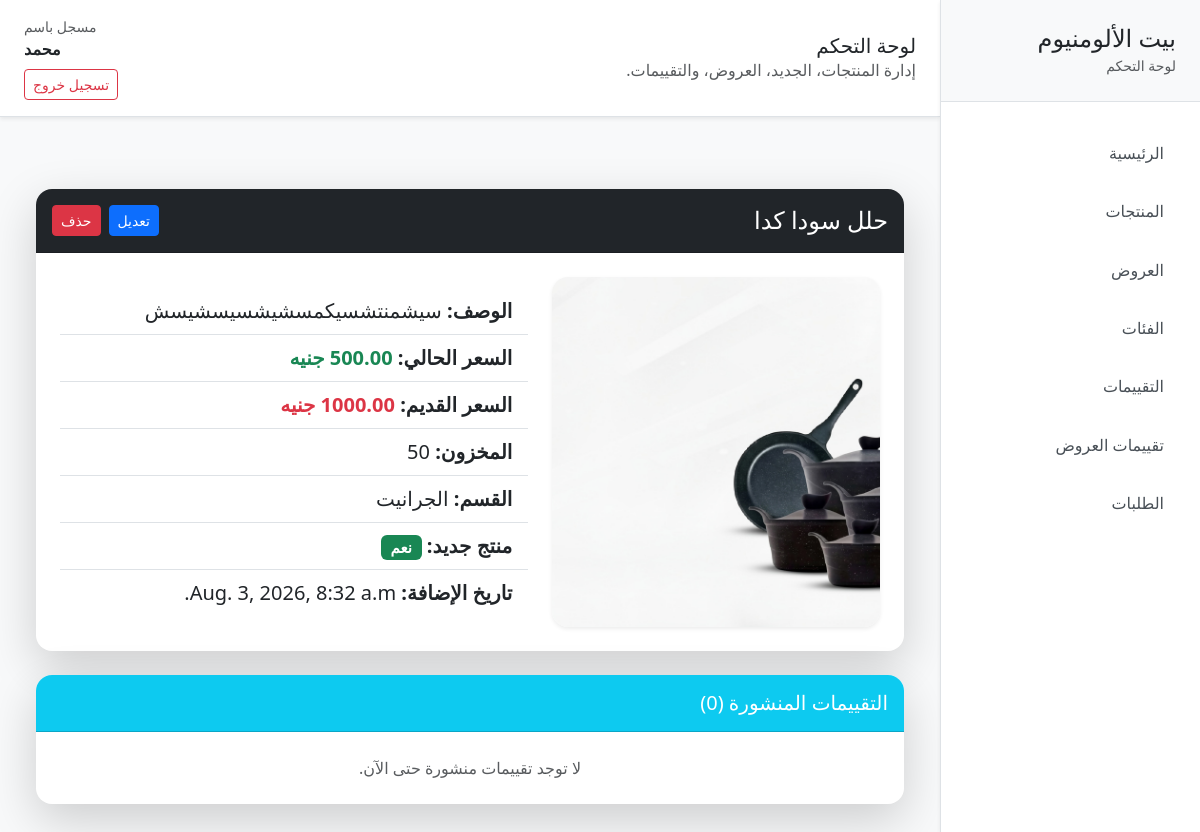
The app's page /16/details/ (signed in), older data.
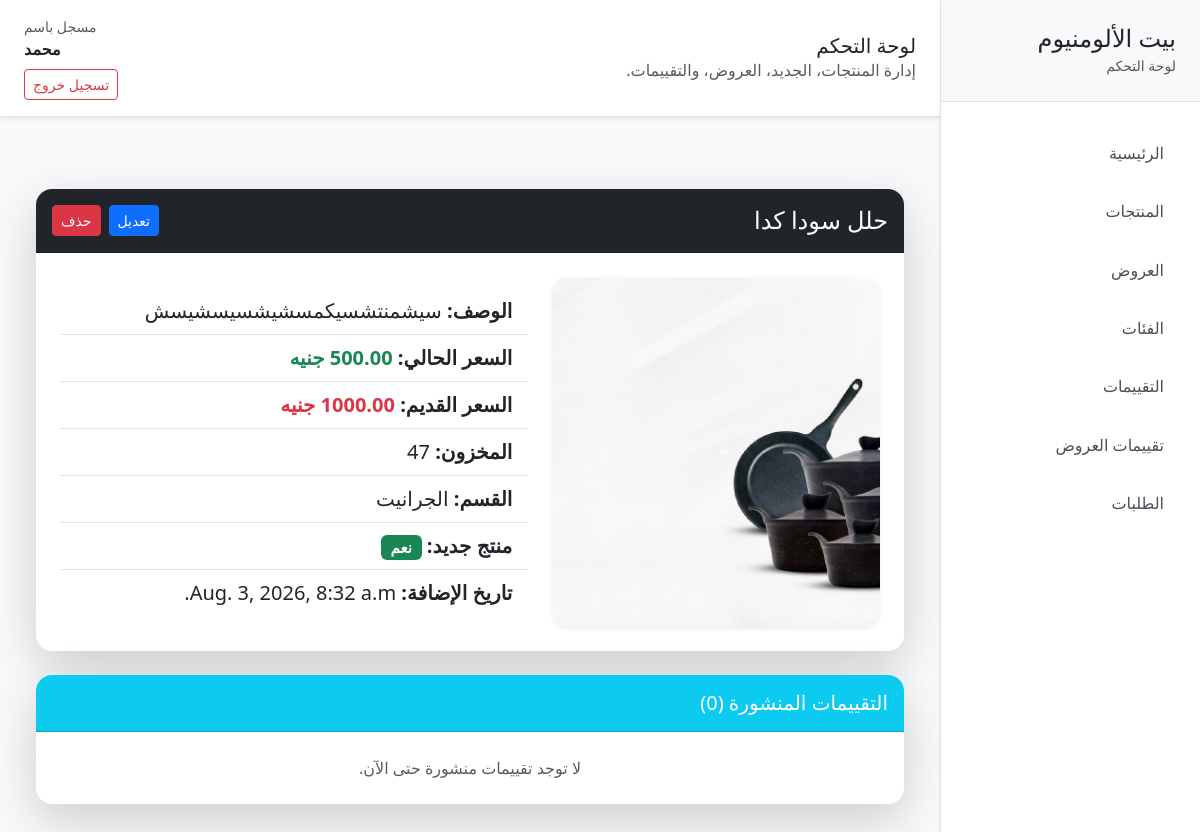
The same page, newer data.
### products/models.py (models this page shows, shortened)
class Product(models.Model):
    name = models.CharField(max_length=255)
    description = models.TextField()
    price = models.DecimalField(max_digits=10, decimal_places=2)
    old_price = models.DecimalField(
        max_digits=10,
        decimal_places=2,
        null=True,
        blank=True
    )
    image = models.ImageField(upload_to='products/')
    image_2 = models.ImageField(upload_to='products/', null=True, blank=True)
    image_3 = models.ImageField(upload_to='products/', null=True, blank=True)
    image_4 = models.ImageField(upload_to='products/', null=True, blank=True)
    image_5 = models.ImageField(upload_to='products/', null=True, blank=True)
    more_details = models.TextField(null=True, blank=True)
    specs = models.TextField(null=True, blank=True)
    features = models.TextField(null=True, blank=True)
    stock = models.PositiveIntegerField(default=0)
    category = models.ForeignKey(
        "products.Category",
        on_delete=models.SET_NULL,
        related_name="products",
        null=True,
        blank=True
    )
    is_new = models.BooleanField(default=False)
    is_featured_new_arrival = models.BooleanField(
        default=False,
        help_text="المنتج المميز اللي يظهر في قسم New Arrivals - منتج واحد بس ينفع يكون True"
    )
    added_at = models.DateTimeField(auto_now_add=True)

class Category(models.Model):
    name = models.CharField(max_length=100)
    def __str__(self):
        return self.name

### products/views.py (the view)
# urls.py: path('<int:pk>/details/', views.product_details, name='product_details'),
@login_required
def product_details(request, pk):
    product = get_object_or_404(Product, pk=pk)
    approved_reviews = product.reviews.filter(approved=True).order_by('-created_at')
    context = {
        'product': product,
        'approved_reviews': approved_reviews,
    }
    return render(request, 'products/product_details.html', context)

### products/templates/products/product_details.html (shortened to what this page needs)
{% extends 'products/base.html' %} {% block content %}
<div class="container py-5">
  <div class="card shadow-lg border-0 rounded-4 overflow-hidden">
    <div
      class="card-header bg-dark text-white d-flex justify-content-between align-items-center py-3"
    >
      <h2 class="h4 mb-0">{{ product.name }}</h2>
      <div class="d-flex gap-2">
        <a
          href="{% url 'products:edit_product' product.id %}"
          class="btn btn-sm btn-primary w-50"
        >
          تعديل
        </a>
        <form
          method="POST"
          action="{% url 'products:delete_product' product.id %}"
          onsubmit="return confirm('هل أنت متأكد من حذف المنتج؟');"
        >
          <button type="submit" class="btn btn-danger btn-sm">حذف</button>
        </form>
      </div>
    </div>
    <div class="card-body p-4">
      <div class="row g-4 align-items-center">
        <div class="col-md-5">
          <img
            src="{{ product.image.url }}"
            class="img-fluid rounded-4 shadow-sm w-100"
            style="height: 350px; object-fit: cover"
            alt="{{ product.name }}"
          />
        </div>
        <div class="col-md-7">
          <ul class="list-group list-group-flush fs-5">
            <li class="list-group-item">
              <strong>الوصف:</strong>
              {{ product.description }}
            </li>
            <li class="list-group-item">
              <strong>السعر الحالي:</strong>
              <span class="text-success fw-bold">
                {{ product.price }} جنيه
              </span>
            </li>
            {% if product.old_price %}
            <li class="list-group-item">
              <strong>السعر القديم:</strong>
              <span class="text-danger fw-bold">
                {{ product.old_price }} جنيه
              </span>
            </li>
            {% endif %}
            <li class="list-group-item">
              <strong>المخزون:</strong>
              {{ product.stock }}
            </li>
            <li class="list-group-item">
              <strong>القسم:</strong>
              {{ product.category }}
            </li>
            <li class="list-group-item">
              <strong>منتج جديد:</strong>
              {% if product.is_new %}
              <span class="badge bg-success">نعم</span>
              {% else %}
              <span class="badge bg-secondary">لا</span>
              {% endif %}
            </li>
            <li class="list-group-item">
              <strong>تاريخ الإضافة:</strong>
              {{ product.added_at }}
            </li>
          </ul>
        </div>
      </div>
    </div>
  </div>
  <div class="card shadow-lg border-0 rounded-4 overflow-hidden mt-4">
    <div class="card-header bg-info text-white py-3">
      <h5 class="mb-0">التقييمات المنشورة ({{ approved_reviews|length }})</h5>
    </div>
    <div class="card-body p-4">
      {% if approved_reviews %}
      <div class="row g-3">
        {% for review in approved_reviews %}
        <div class="col-md-6">
          <div class="card border-light h-100">
            <div class="card-header bg-light">
              <div class="d-flex justify-content-between align-items-start">
                <div>
                  <h6 class="mb-0">{{ review.name }}</h6>
                  <small class="text-muted">{{ review.email }}</small>
                </div>
                <span class="badge bg-warning text-dark"
                  >⭐ {{ review.rating }}/5</span
                >
              </div>
            </div>
            <div class="card-body">
              <p class="card-text">{{ review.comment }}</p>
            </div>
            <div class="card-footer bg-light">
              <small class="text-muted"
                >{{ review.created_at|date:'d/m/Y H:i' }}</small
              >
            </div>
          </div>
        </div>
        {% endfor %}
      </div>
      {% else %}
      <p class="text-muted text-center mb-0">
        لا توجد تقييمات منشورة حتى الآن.
      </p>
      {% endif %}
    </div>
  </div>
</div>
{% endblock %}

Row changes from the older to the newer data that the page shows:
changed Product "حلل سودا كدا": stock "50" → "47"
